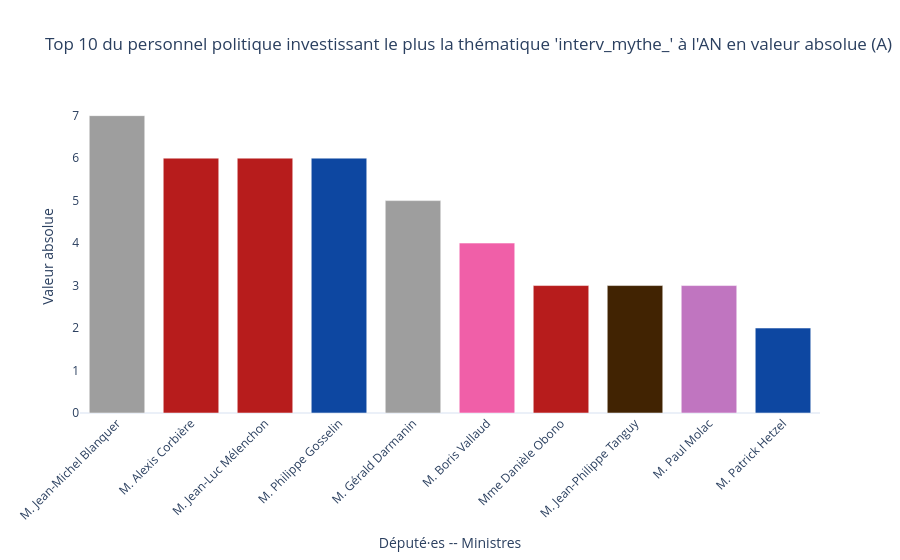

Here is the notebook cell this chart was saved with:
### Code cell
diachronique_personnelpo_va(df, couleurs_groupes, top_n=10, colonne_condition = "interv_mythe_", colonne_groupe="affiliation_et_gouv", préfixe="thématique")

### Figure 1 — Plotly figure (JSON) as saved in the notebook; plotly's stock layout.template omitted (floating-point values rounded to 4 significant figures)
{"data": [{"hovertemplate": "<b>M. Jean-Michel Blanquer</b><br>Groupe : M. Jean-Michel Blanquer<br>Occurrences : 7", "marker": {"color": "#9E9E9E"}, "name": "M. Jean-Michel Blanquer", "showlegend": false, "type": "bar", "x": ["M. Jean-Michel Blanquer"], "y": [7]}, {"hovertemplate": "<b>M. Alexis Corbière</b><br>Groupe : M. Alexis Corbière<br>Occurrences : 6", "marker": {"color": "#B71C1C"}, "name": "M. Alexis Corbière", "showlegend": false, "type": "bar", "x": ["M. Alexis Corbière"], "y": [6]}, {"hovertemplate": "<b>M. Jean-Luc Mélenchon</b><br>Groupe : M. Jean-Luc Mélenchon<br>Occurrences : 6", "marker": {"color": "#B71C1C"}, "name": "M. Jean-Luc Mélenchon", "showlegend": false, "type": "bar", "x": ["M. Jean-Luc Mélenchon"], "y": [6]}, {"hovertemplate": "<b>M. Philippe Gosselin</b><br>Groupe : M. Philippe Gosselin<br>Occurrences : 6", "marker": {"color": "#0D47A1"}, "name": "M. Philippe Gosselin", "showlegend": false, "type": "bar", "x": ["M. Philippe Gosselin"], "y": [6]}, {"hovertemplate": "<b>M. Gérald Darmanin</b><br>Groupe : M. Gérald Darmanin<br>Occurrences : 5", "marker": {"color": "#9E9E9E"}, "name": "M. Gérald Darmanin", "showlegend": false, "type": "bar", "x": ["M. Gérald Darmanin"], "y": [5]}, {"hovertemplate": "<b>M. Boris Vallaud</b><br>Groupe : M. Boris Vallaud<br>Occurrences : 4", "marker": {"color": "#F05FA8"}, "name": "M. Boris Vallaud", "showlegend": false, "type": "bar", "x": ["M. Boris Vallaud"], "y": [4]}, {"hovertemplate": "<b>Mme Danièle Obono</b><br>Groupe : Mme Danièle Obono<br>Occurrences : 3", "marker": {"color": "#B71C1C"}, "name": "Mme Danièle Obono", "showlegend": false, "type": "bar", "x": ["Mme Danièle Obono"], "y": [3]}, {"hovertemplate": "<b>M. Jean-Philippe Tanguy</b><br>Groupe : M. Jean-Philippe Tanguy<br>Occurrences : 3", "marker": {"color": "#412302"}, "name": "M. Jean-Philippe Tanguy", "showlegend": false, "type": "bar", "x": ["M. Jean-Philippe Tanguy"], "y": [3]}, {"hovertemplate": "<b>M. Paul Molac</b><br>Groupe : M. Paul Molac<br>Occurrences : 3", "marker": {"color": "#C075C0"}, "name": "M. Paul Molac", "showlegend": false, "type": "bar", "x": ["M. Paul Molac"], "y": [3]}, {"hovertemplate": "<b>M. Patrick Hetzel</b><br>Groupe : M. Patrick Hetzel<br>Occurrences : 2", "marker": {"color": "#0D47A1"}, "name": "M. Patrick Hetzel", "showlegend": false, "type": "bar", "x": ["M. Patrick Hetzel"], "y": [2]}], "layout": {"bargap": 0.25, "title": {"text": "Top 10 du personnel politique investissant le plus la thématique 'interv_mythe_' à l'AN en valeur absolue (A)"}, "xaxis": {"tickangle": -45, "title": {"text": "Député·es -- Ministres"}}, "yaxis": {"showgrid": false, "title": {"text": "Valeur absolue"}}}}
